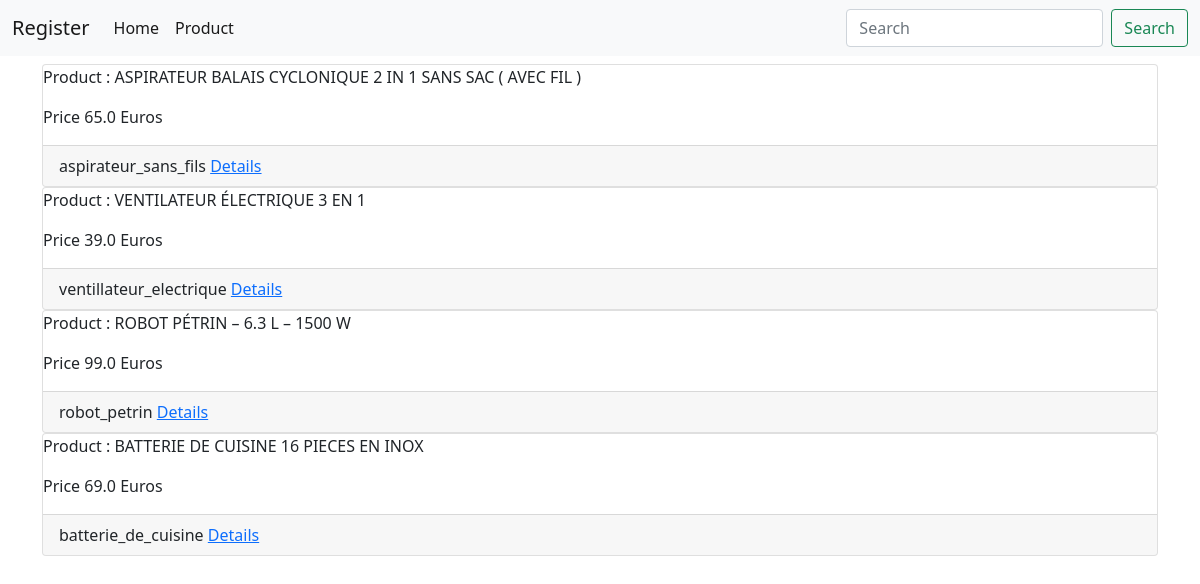
/ecomapp/, run on an earlier commit of the app's database.
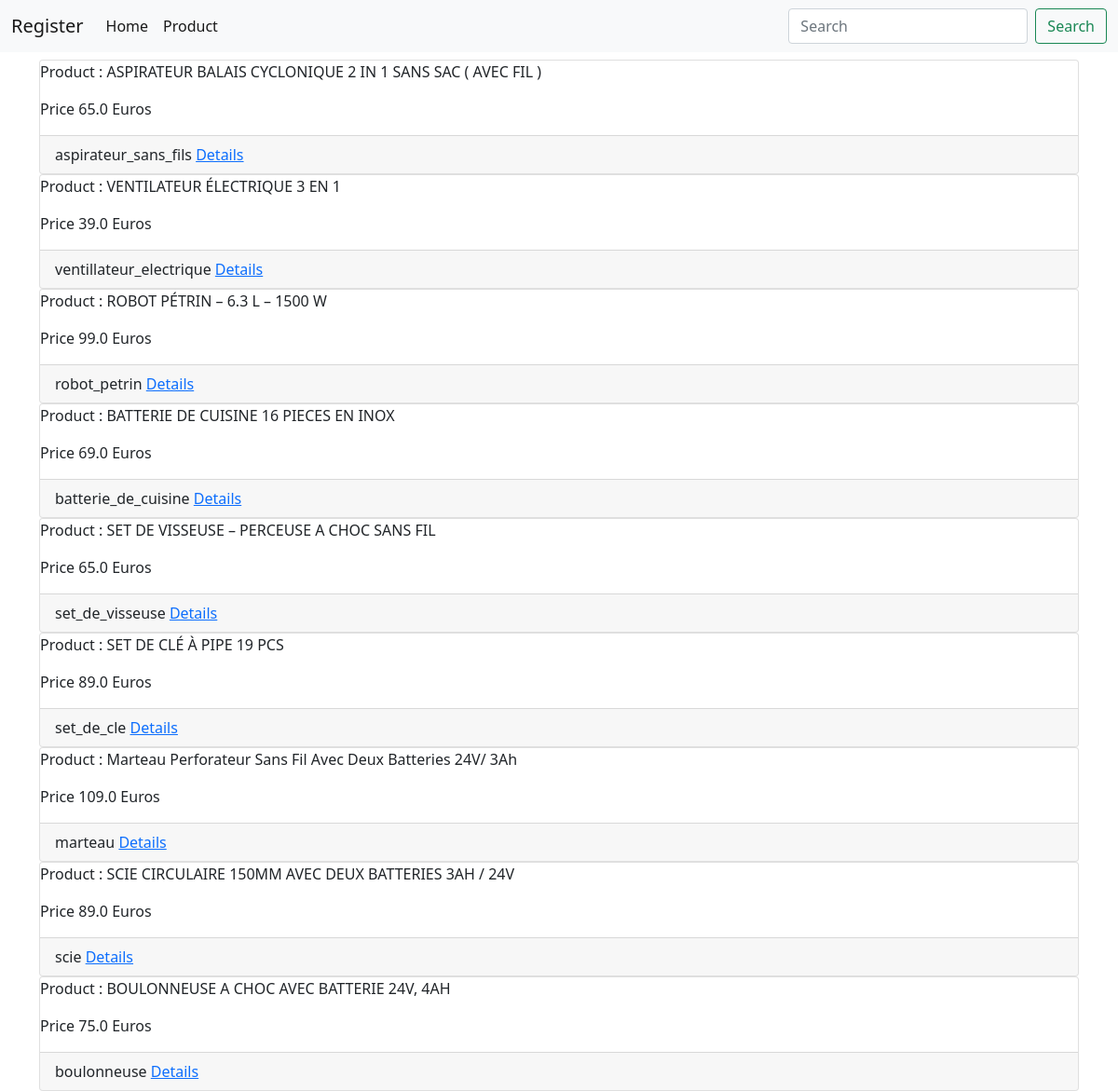
And on a later commit of the database.
### ecomapp/models.py (models this page shows, shortened)
class Product(models.Model):
    category = models.ForeignKey(Category,related_name='products', on_delete=models.CASCADE)
    title = models.CharField(max_length=200)
    slug = models.SlugField(max_length=200)
    description = models.TextField(blank=True,null=True)
    price = models.FloatField()

### ecomapp/views.py (the view)
# urls.py: path('', views.HomeView.as_view(), name='home'),
class HomeView(generic.ListView):
    template_name = "home.html"
    products = Product.objects.all()
    context = {
            'products': products
            }
    def get(self, request):
        return render(request, self.template_name, self.context)

### ecomapp/templates/home.html (shortened to what this page needs)
{% extends "ecomapp/base.html" %}
{% block main %}
<div class="columns is-multiline">
    {% for product in products %}
      <div class="colum is-3">
        <div class="card">
          <div class="card-content">
            <div class="media">
              <div class="media-content">
                  <p class="title is-4"> Product : {{ product.title}} </p>
                  <p class="title is-4"> Price {{ product.price}} Euros</p>
              </div>
            </div>
          </div>
          <footer class="card-footer">
                  {{ product.slug}}
             <a href="/ecomapp/{{product.slug}}/">Details</a>
          </footer>
        </div>
      </div>
    {% endfor %}
</div>
{% endblock %}

### ecomapp/templates/ecomapp/base.html (shortened to what this page needs)
<!DOCTYPE html>
<html lang="en">
  <head>
    <link href="https://cdn.jsdelivr.net/npm/bootstrap@5.0.0-beta1/dist/css/bootstrap.min.css" rel="stylesheet">
  </head>
      <body>
              <nav class="navbar navbar-expand-lg navbar-light bg-light">
                  <div class="container-fluid">
                    <a class="navbar-brand" href="/auth/register/">Register</a>
                    <div class="collapse navbar-collapse" id="navbarSupportedContent">
                      <ul class="navbar-nav me-auto mb-2 mb-lg-0">
                        <li class="nav-item">
                          <a class="nav-link active" aria-current="page" href="/ecomapp/">Home</a>
                        </li>
                        <li class="nav-item">
                          <a class="nav-link active" aria-current="page" href="/ecomapp/products/">Product</a>
                        </li>
                      </ul>
                      <form class="d-flex">
                        <input class="form-control me-2" type="search" placeholder="Search" aria-label="Search">
                        <button class="btn btn-outline-success" type="submit">Search</button>
                      </form>
                    </div>
                  </div>
                </nav>
                <div class="container">
                    {%block main %} {% endblock %}
                </div>
      </body>
  </html>

What changed in the data, as far as the page shows it:
added Product: title "SET DE VISSEUSE – PERCEUSE A CHOC SANS FIL", price "65.0", slug "set_de_visseuse"
added Product: title "SET DE CLÉ À PIPE 19 PCS", price "89.0", slug "set_de_cle"
added Product: title "Marteau Perforateur Sans Fil Avec Deux Batteries 24V/ 3Ah", price "109.0", slug "marteau"
added Product: title "SCIE CIRCULAIRE 150MM AVEC DEUX BATTERIES 3AH / 24V", price "89.0", slug "scie"
added Product: title "BOULONNEUSE A CHOC AVEC BATTERIE 24V, 4AH", price "75.0", slug "boulonneuse"
